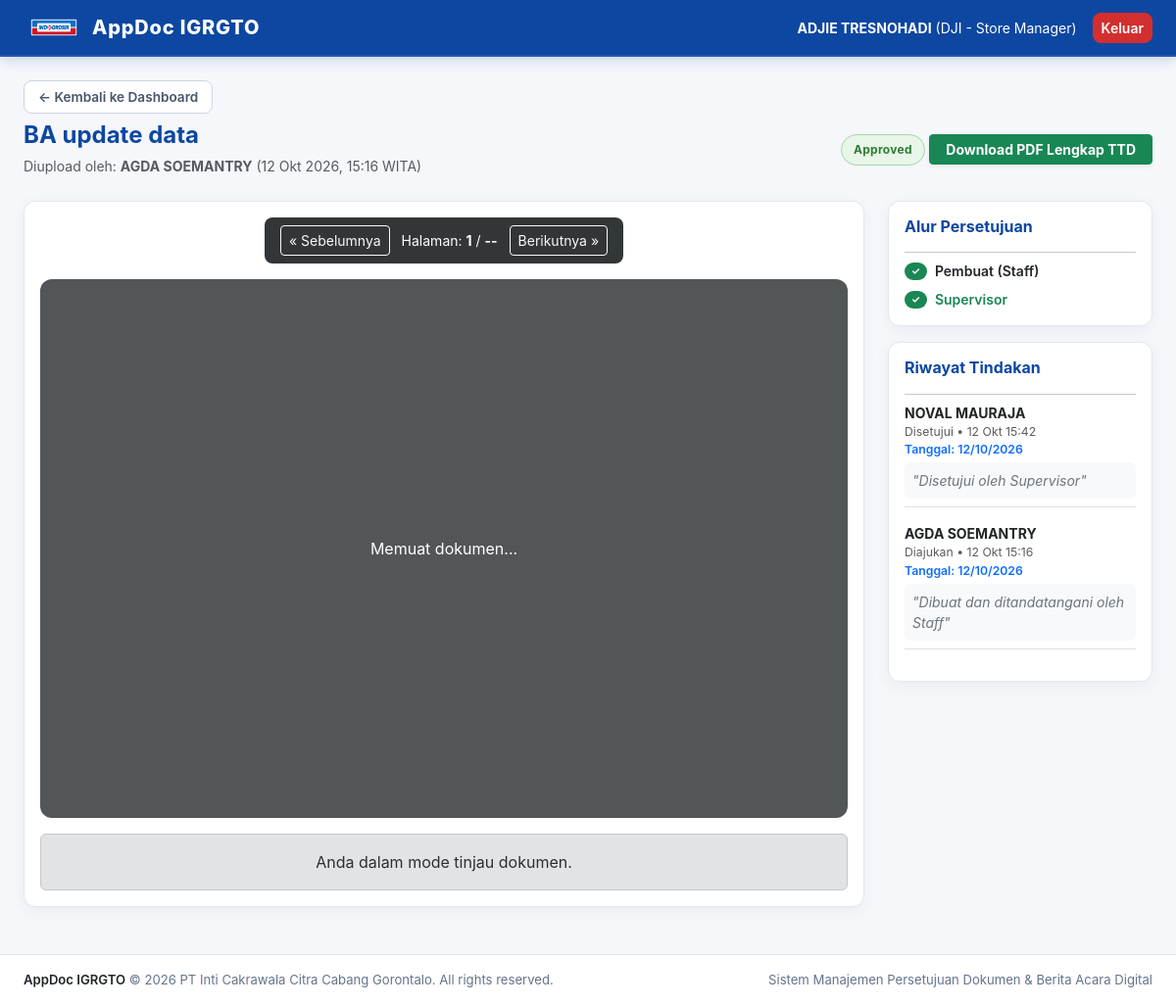
Screenshot of /documents/document/3/preview/ (signed in) with the database file from the repository.
### accounts/models.py (models this page shows, shortened)
class CustomUser(AbstractBaseUser, PermissionsMixin):
    USERLEVEL_CHOICES = (
        ('staff', 'Staff'),
        ('supervisor', 'Supervisor'),
        ('junior manajer', 'Store Junior Manajer'),
        ('store administration manager', 'Store Administration Manager'),
        ('store manager', 'Store Manager'),
    )
    userid_validator = RegexValidator(
        regex=r'^[A-Za-z0-9]{3}$',
        message='UserID harus terdiri dari tepat 3 karakter alfanumerik (huruf/angka).'
    )
    userid = models.CharField(
        max_length=3,
        primary_key=True,
        unique=True,
        validators=[userid_validator],
        help_text='3 karakter alfanumerik (Contoh: A01, ADJ, ST1). Disimpan dalam huruf besar.'
    )
    nama_pengguna = models.CharField(max_length=150, verbose_name='Nama Pengguna')
    email = models.EmailField(
        max_length=254,
        unique=True,
        null=True,
        blank=True,
        verbose_name='Alamat Email'
    )
    userlevel = models.CharField(
        max_length=35,
        choices=USERLEVEL_CHOICES,
        default='staff',
        verbose_name='Level User'
    )
    ttd_digital = models.ImageField(
        upload_to='signatures/',
        null=True,
        blank=True,
        validators=[validate_ttd_size],
        verbose_name='Tanda Tangan Digital (PNG/JPG Max 2MB)'
    )
    is_active = models.BooleanField(default=True)
    is_staff = models.BooleanField(default=False)
    date_joined = models.DateTimeField(auto_now_add=True)
    objects = CustomUserManager()
    USERNAME_FIELD = 'userid'
    REQUIRED_FIELDS = ['nama_pengguna','email']
    class Meta:
        verbose_name = 'Pengguna'
        verbose_name_plural = 'Daftar Pengguna'

### documents/models.py (models this page shows, shortened)
class Document(models.Model):
    STATUS_CHOICES = (
        ('draft', 'Draft'),
        ('waiting_supervisor', 'Menunggu Supervisor'),
        ('waiting_junior_manager', 'Menunggu Store Junior Manajer'),
        ('waiting_sam', 'Menunggu Store Administration Manager'),
        ('waiting_store_manager', 'Menunggu Store Manager'),
        ('approved', 'Selesai / Approved'),
        ('rejected', 'Ditolak / Rejected'),
    )
    judul_dokumen = models.CharField(max_length=255, verbose_name='Judul Dokumen')
    file_dokumen = models.FileField(
        upload_to='documents/%Y/%m/',
        validators=[validate_file_extension],
        verbose_name='File Dokumen (PDF/DOCX)'
    )
    signed_file = models.FileField(
        upload_to='documents/signed/%Y/%m/',
        blank=True,
        null=True,
        verbose_name='File Dokumen Lengkap Bertanda Tangan'
    )
    uploaded_by = models.ForeignKey(
        settings.AUTH_USER_MODEL,
        on_delete=models.CASCADE,
        related_name='uploaded_documents',
        verbose_name='Diupload Oleh'
    )
    status = models.CharField(
        max_length=35,
        choices=STATUS_CHOICES,
        default='draft',
        verbose_name='Status Dokumen'
    )
    required_levels = models.JSONField(
        default=list,
        blank=True,
        verbose_name='Level Persetujuan yang Diperlukan'
    )
    created_at = models.DateTimeField(auto_now_add=True, verbose_name='Tanggal Upload')
    updated_at = models.DateTimeField(auto_now=True, verbose_name='Terakhir Diperbarui')
    class Meta:
        verbose_name = 'Dokumen'
        verbose_name_plural = 'Daftar Dokumen'
        ordering = ['-created_at']

class ApprovalLog(models.Model):
    ACTION_CHOICES = (
        ('submitted', 'Diajukan'),
        ('approved', 'Disetujui'),
        ('rejected', 'Ditolak'),
    )
    document = models.ForeignKey(
        Document,
        on_delete=models.CASCADE,
        related_name='approval_logs',
        verbose_name='Dokumen'
    )
    approver = models.ForeignKey(
        settings.AUTH_USER_MODEL,
        on_delete=models.CASCADE,
        related_name='approval_actions',
        verbose_name='Petugas/Approver'
    )
    action = models.CharField(max_length=20, choices=ACTION_CHOICES, verbose_name='Tindakan')
    comment = models.TextField(blank=True, null=True, verbose_name='Komentar / Alasan Penolakan')
    signature_snapshot = models.ImageField(
        upload_to='signatures_log/%Y/%m/',
        blank=True,
        null=True,
        verbose_name='Snapshot Tanda Tangan'
    )
    sig_x = models.FloatField(blank=True, null=True, verbose_name='Koordinat X')
    sig_y = models.FloatField(blank=True, null=True, verbose_name='Koordinat Y')
    sig_scale = models.CharField(max_length=50, blank=True, null=True, verbose_name='Skala/Dimensi TTD')
    sig_page = models.IntegerField(blank=True, null=True, verbose_name='Halaman Dokumen')
    timestamp = models.DateTimeField(auto_now_add=True, verbose_name='Waktu Eksekusi')
    date_text = models.CharField(max_length=50, blank=True, null=True)
    date_x = models.FloatField(blank=True, null=True)
    date_y = models.FloatField(blank=True, null=True)
    date_scale = models.CharField(max_length=50, blank=True, null=True)
    class Meta:
        verbose_name = 'Log Persetujuan'
        verbose_name_plural = 'Daftar Log Persetujuan'
        ordering = ['-timestamp']

### documents/views.py (the view)
# urls.py: path('document/<int:doc_id>/preview/', views.document_preview_view, name='preview'),
@login_required(login_url='accounts:login')
def document_preview_view(request, doc_id):
    doc = get_object_or_404(Document, id=doc_id)
    user = request.user
    level_permission_map = {
        'supervisor': 'waiting_supervisor',
        'junior manajer': 'waiting_junior_manager',
        'store administration manager': 'waiting_sam',
        'store manager': 'waiting_store_manager',
    }
    can_action = (level_permission_map.get(user.userlevel) == doc.status)
    logs = doc.approval_logs.all().order_by('-timestamp')
    approved_signatures_data = []
    for log in logs:
        if log.action in ['approved', 'submitted'] and log.signature_snapshot and log.sig_x is not None:
            approved_signatures_data.append({
                'approver': log.approver.nama_pengguna,
                'url': reverse('documents:log_signature', args=[log.id]),
                'x': log.sig_x,
                'y': log.sig_y,
                'scale': log.sig_scale if log.sig_scale else '15.0:8.0',
                'page': log.sig_page if log.sig_page else 1,
                'date_text': log.date_text or '',
                'date_x': log.date_x,
                'date_y': log.date_y,
                'date_scale': log.date_scale or '14.0:4.0',
            })
    context = {
        'doc': doc,
        'can_action': can_action,
        'logs': logs,
        'approved_signatures_data': approved_signatures_data,
        'today_date': datetime.now().strftime('%d/%m/%Y'),
    }
    return render(request, 'documents/preview.html', context)

### templates/documents/preview.html (shortened to what this page needs)
{% extends 'base.html' %}
{% block content %}
<div class="container-fluid px-4">
  <div class="d-flex flex-column gap-2 mb-4">
    <div>
      <a href="{% url 'documents:dashboard' %}" class="btn-back-nav">
        &larr; Kembali ke Dashboard
      </a>
    </div>
    <div class="d-flex align-items-center justify-content-between flex-wrap gap-2">
      <div>
        <h4 class="fw-bold mb-1" style="color: var(--primary-blue);">{{ doc.judul_dokumen }}</h4>
        <span class="text-muted small">Diupload oleh: <strong>{{ doc.uploaded_by.nama_pengguna }}</strong> ({{ doc.created_at|date:"d M Y, H:i" }} WITA)</span>
      </div>
      <div>
        {% if doc.status == 'approved' %}
            <span class="badge-status badge-approved">Approved</span>
            <a href="{% url 'documents:download' doc.id %}" class="btn btn-sm btn-success fw-bold px-3 shadow-sm">
              Download PDF Lengkap TTD
            </a>
          {% elif doc.status == 'rejected' %}
            <span class="badge-status badge-rejected">Rejected</span>
          {% else %}
            <span class="badge-status badge-waiting">{{ doc.get_status_display }}</span>
            <button class="btn btn-sm btn-secondary disabled" title="Belum dapat diunduh sebelum approval selesai">
              Download Belum Tersedia
            </button>
          {% endif %}
      </div>
    </div>
  </div>
  <div class="row">
    <div class="col-lg-9 mb-4">
      <div class="card card-custom p-3">
        <div class="d-flex justify-content-center">
          <div class="pdf-toolbar">
            <button id="prev-page" class="btn btn-sm btn-outline-light">&laquo; Sebelumnya</button>
            <span class="small">Halaman: <strong id="page-num">1</strong> / <strong id="page-count">--</strong></span>
            <button id="next-page" class="btn btn-sm btn-outline-light">Berikutnya &raquo;</button>
          </div>
        </div>
        <div id="pdf-viewer-container">
          <div id="pdf-loading" class="text-white my-auto">Memuat dokumen...</div>
        </div>
        {% if can_action %}
          <div class="d-flex justify-content-end gap-3 mt-4 pt-3 border-top">
            <button type="button" class="btn btn-danger-appdoc px-4 py-2" id="btn-trigger-reject">✕ REJECT</button>
            <button type="button" class="btn btn-primary-appdoc px-4 py-2" id="btn-trigger-approve">✓ APPROVE DOKUMEN</button>
          </div>
        {% else %}
          <div class="alert alert-secondary text-center mt-3 mb-0">
            Anda dalam mode tinjau dokumen.
          </div>
        {% endif %}
      </div>
    </div>
    <div class="col-lg-3">
      <div class="card card-custom p-3 mb-3">
        <h6 class="fw-bold" style="color: var(--primary-blue);">Alur Persetujuan</h6>
        <hr class="my-2">
        <div class="d-flex flex-column gap-2 small">
          <div class="d-flex align-items-center gap-2">
            <span class="badge bg-success rounded-pill">&#10003;</span>
            <span class="fw-semibold text-dark">Pembuat ({{ doc.uploaded_by.get_userlevel_display }})</span>
          </div>
          {% if doc.required_levels %}
            {% for level in doc.required_levels %}
              <div class="d-flex align-items-center gap-2">
                {% if doc.status == 'approved' %}
                  <span class="badge bg-success rounded-pill">&#10003;</span>
                  <span class="text-success fw-semibold">{{ level|title }}</span>
                {% elif doc.status == 'waiting_'|add:level or doc.status == 'waiting_junior_manager' and level == 'junior manajer' or doc.status == 'waiting_sam' and level == 'store administration manager' or doc.status == 'waiting_store_manager' and level == 'store manager' %}
                  <span class="badge bg-primary rounded-pill">&bull;</span>
                  <span class="text-primary fw-bold">{{ level|title }} (Menunggu)</span>
                {% else %}
                  <span class="badge bg-secondary rounded-pill">&minus;</span>
                  <span class="text-muted">{{ level|title }}</span>
                {% endif %}
              </div>
            {% endfor %}
          {% else %}
            <span class="text-muted fst-italic">Alur standar (semua level).</span>
          {% endif %}
        </div>
      </div>
      <div class="card card-custom p-3">
        <h6 class="fw-bold" style="color: var(--primary-blue);">Riwayat Tindakan</h6>
        <hr class="my-2">
        <div class="small">
          {% for log in logs %}
            <div class="mb-3 pb-2 border-bottom">
              <div class="fw-bold">{{ log.approver.nama_pengguna }}</div>
              <div class="text-muted small">{{ log.get_action_display }} &bull; {{ log.timestamp|date:"d M H:i" }}</div>
              {% if log.date_text %}
                <div class="text-primary small fw-semibold">Tanggal: {{ log.date_text }}</div>
              {% endif %}
              {% if log.comment %}
                <div class="fst-italic text-secondary mt-1 bg-light p-2 rounded">"{{ log.comment }}"</div>
              {% endif %}
            </div>
          {% empty %}
            <div class="text-muted">Belum ada tindakan tercatat.</div>
          {% endfor %}
        </div>
      </div>
    </div>
</div>
{% endblock %}

### templates/base.html (shortened to what this page needs)
{% load static %}
<!DOCTYPE html>
<html lang="id">
<head>
  <link href="https://cdn.jsdelivr.net/npm/bootstrap@5.3.3/dist/css/bootstrap.min.css" rel="stylesheet">
  <link rel="stylesheet" href="{% static 'css/custom.css' %}">
</head>
<body>
  <nav class="navbar navbar-expand-lg navbar-dark navbar-appdoc">
    <div class="container-fluid px-4">
      <img src="{% static 'img/logo.png' %}" alt="Logo" class="me-2" style="height: 32px; width: auto; object-fit: contain;">
      <a class="navbar-brand text-white" href="{% url 'documents:dashboard' %}">
        AppDoc IGRGTO
      </a>
      <div class="ms-auto d-flex align-items-center">
        {% if user.is_authenticated %}
          <span class="text-white me-3 small">
            <strong>{{ user.nama_pengguna }}</strong> ({{ user.userid }} - {{ user.get_userlevel_display }})
          </span>
          <a href="{% url 'accounts:logout' %}" class="btn btn-sm btn-danger-appdoc">Keluar</a>
        {% else %}
          <a href="{% url 'accounts:login' %}" class="btn btn-sm text-white me-2">Masuk</a>
          <a href="{% url 'accounts:register' %}" class="btn btn-sm btn-light text-primary fw-bold">Daftar</a>
        {% endif %}
      </div>
    </div>
  </nav>
  <div class="position-fixed top-0 end-0 p-3" style="z-index: 1090; pointer-events: none; max-width: 380px; width: 100%;">
  </div>
  <main class="py-4">
    {% block content %}{% endblock %}
  </main>
  <footer class="footer-appdoc py-3 mt-auto">
    <div class="container-fluid px-4 d-flex flex-column flex-md-row justify-content-between align-items-center gap-2">
      <div>
        <span class="fw-semibold text-dark">AppDoc IGRGTO</span> &copy; 2026 PT Inti Cakrawala Citra Cabang Gorontalo. All rights reserved.
      </div>
      <div>
        Sistem Manajemen Persetujuan Dokumen & Berita Acara Digital
      </div>
    </div>
  </footer>
</body>
</html>

### static/css/custom.css (style rules this page uses)
:root { --primary-blue: #0D47A1; --primary-blue-hover: #082d64; --primary-blue-subtle: #e3f2fd; --accent-red: #D32F2F; --accent-red-hover: #b71c1c; --accent-red-subtle: #ffebee; --bg-body: #F5F7FB; --bg-card: #FFFFFF; --text-dark: #1E293B; --text-muted: #64748B; --border-light: #E2E8F0; }
body { background-color: var(--bg-body); color: var(--text-dark); font-family: -apple-system, BlinkMacSystemFont, "Segoe UI", Roboto, "Helvetica Neue", Arial, sans-serif; min-height: 100vh; }
.navbar-appdoc { background-color: var(--primary-blue) !important; box-shadow: 0 4px 12px rgba(13, 71, 161, 0.18); border-bottom: 2px solid rgba(255, 255, 255, 0.1); }
.navbar-appdoc .navbar-brand { font-weight: 800; letter-spacing: 0.8px; font-size: 1.25rem; }
.card-custom { background-color: var(--bg-card); border: 1px solid var(--border-light); border-radius: 12px; box-shadow: 0 4px 16px rgba(15, 23, 42, 0.05); transition: transform 0.2s ease, box-shadow 0.2s ease; }
.btn-danger-appdoc { background-color: var(--accent-red); border-color: var(--accent-red); color: #FFFFFF; font-weight: 600; border-radius: 8px; transition: all 0.2s ease-in-out; }
.badge-status { padding: 6px 12px; border-radius: 50rem; font-size: 0.75rem; font-weight: 700; letter-spacing: 0.3px; display: inline-block; }
.badge-approved { background-color: #E8F5E9; color: #2E7D32; border: 1px solid #A5D6A7; }

### templates/documents/preview.html (style rules this page uses)
#pdf-viewer-container { background-color: #525659; border-radius: 12px; padding: 20px; min-height: 550px; display: flex; flex-direction: column; align-items: center; overflow-x: auto; }
.pdf-toolbar { background-color: #323639; color: #ffffff; border-radius: 8px; padding: 8px 16px; margin-bottom: 16px; display: flex; align-items: center; gap: 12px; }
.btn-back-nav { display: inline-flex; align-items: center; gap: 8px; padding: 6px 14px; background-color: #ffffff; color: #475569; border: 1px solid #cbd5e1; border-radius: 8px; font-size: 0.85rem; font-weight: 600; text-decoration: none; transition: all 0.2s ease-in-out; }

### templates/base.html (style rules this page uses)
body { display: flex; flex-direction: column; min-height: 100vh; }
main { flex: 1 0 auto; }
.footer-appdoc { background-color: #ffffff; border-top: 1px solid var(--border-light); color: var(--text-muted); font-size: 0.82rem; flex-shrink: 0; }

### rows the page displays
CustomUser: nama_pengguna "ADJIE TRESNOHADI", userid "DJI", userlevel "Store Manager"
Document: judul_dokumen "BA update data", uploaded_by.nama_pengguna "AGDA SOEMANTRY", created_at "12 Okt 2026, 15:16", uploaded_by.userlevel "Staff"
CustomUser: userlevel "Supervisor"
ApprovalLog: approver.nama_pengguna "NOVAL MAURAJA", action "Disetujui", timestamp "12 Okt 15:42", date_text "12/10/2026", comment "Disetujui oleh Supervisor"
ApprovalLog: approver.nama_pengguna "AGDA SOEMANTRY", action "Diajukan", timestamp "12 Okt 15:16", date_text "12/10/2026", comment "Dibuat dan ditandatangani oleh Staff"
